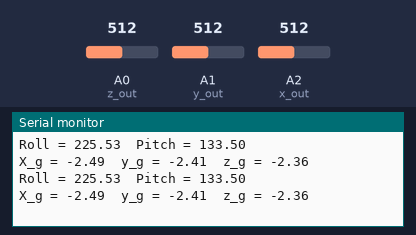
Bench run of a sketch on a simulated Arduino Uno, built with avr-gcc and run on an emulated ATmega328P. Shown: the last lines printed to the serial monitor. The inputs (shaded band) are chosen by the test bench; at power-on: A0 (z_out) = 512, A1 (y_out) = 512, A2 (x_out) = 512.

Above: at 1.2 s.
1.3 s: A0 (z_out) set to 490
At 1.82 s:
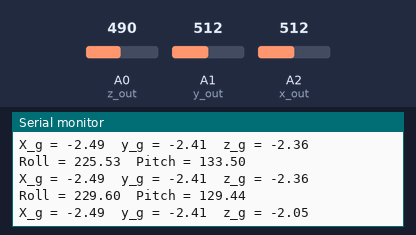
2.8 s: A1 (y_out) set to 490
At 2.83 s:
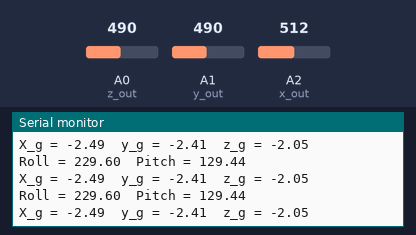
4.3 s: A2 (x_out) set to 490
At 4.33 s:
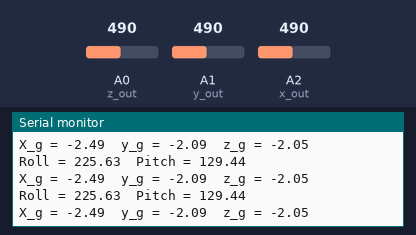
5.8 s: A0 (z_out) set to 510
At 5.83 s:
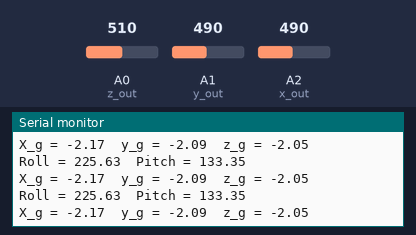
7.3 s: A1 (y_out) set to 510
At 7.34 s:
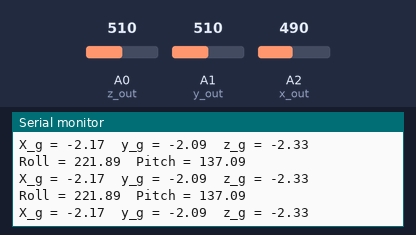
8.8 s: A2 (x_out) set to 510
At 8.84 s:
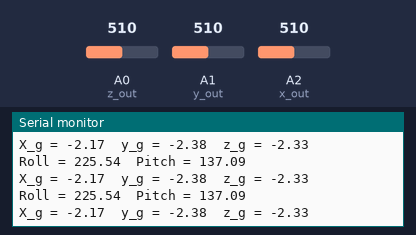
Timing chart, 0 to 11.3 s (numbered marks = the images above; inputs shaded):
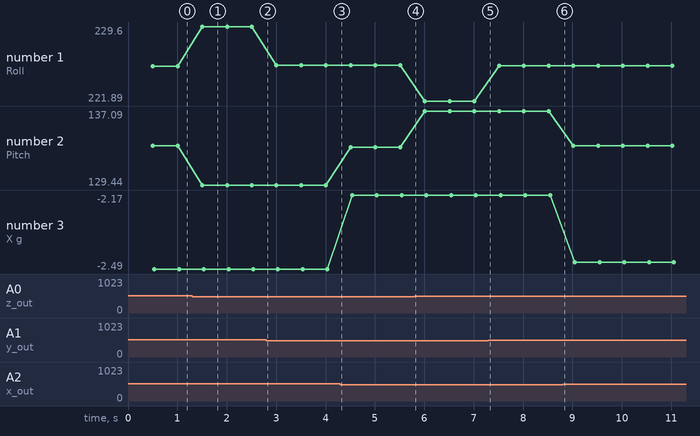

The sketch:

Accel.ino
```cpp
#include <math.h>
const int x_out = A2; /* connect x_out of module to A1 of UNO board */
const int y_out = A1; /* connect y_out of module to A2 of UNO board */
const int z_out = A0; /* connect z_out of module to A3 of UNO board */
unsigned long lastDisplay = 0;

void setup() {
  Serial.begin(9600);
  lastDisplay = millis();
}

void loop() {
  int x_adc_value, y_adc_value, z_adc_value;
  double x_g_value, y_g_value, z_g_value;
  double roll, pitch, yaw;
  x_adc_value = analogRead(x_out); /* Digital value of voltage on x_out pin */
  y_adc_value = analogRead(y_out); /* Digital value of voltage on y_out pin */
  z_adc_value = analogRead(z_out); /* Digital value of voltage on z_out pin */
  // Serial.print("x = ");
  // Serial.print(x_adc_value);
  // Serial.print("\t\t");
  // Serial.print("y = ");
  // Serial.print(y_adc_value);
  // Serial.print("\t\t");
  // Serial.print("z = ");
  // Serial.print(z_adc_value);
  // Serial.print("\t\t");
  //delay(100);

  x_g_value = ( ( ( (double)(x_adc_value * 5)/1024) - 1.665 ) / 0.335 ); /* Acceleration in x-direction in g units */
  y_g_value = ( ( ( (double)(y_adc_value * 5)/1024) - 1.675 ) / 0.343 ); /* Acceleration in y-direction in g units */
  z_g_value = ( ( ( (double)(z_adc_value * 5)/1024) - 1.693 ) / 0.3415 ); /* Acceleration in z-direction in g units */


  roll = ( ( (atan2(y_g_value,z_g_value) * 180) / 3.14 ) + 180 ); /* Formula for roll */
  pitch = ( ( (atan2(z_g_value,x_g_value) * 180) / 3.14 ) + 90 ); /* Formula for pitch */
  // yaw = ( ( (atan2(x_g_value,y_g_value) * 180) / 3.14 ) + 180 ); /* Formula for yaw */
  /* Not possible to measure yaw using accelerometer. Gyroscope must be used if yaw is also required */

  if (millis() - lastDisplay > 500) {
    lastDisplay = millis();
    Serial.print("Roll = ");
    Serial.print(roll);
    Serial.print("\t");
    Serial.print("Pitch = ");
    Serial.print(pitch);
    Serial.print("\n");
    // Serial.print("Yaw = ");
    // Serial.print(yaw);
    // Serial.print("\n\n");

    Serial.print("X_g = ");
    Serial.print(-x_g_value); //x, y and z values that are being printed are flipped for readability. (i.e. it aligns with positive directions on accelerometer.)
    Serial.print("\t");
    Serial.print("y_g = ");
    Serial.print(-y_g_value); //x, y and z values that are being printed are flipped for readability. (i.e. it aligns with positive directions on accelerometer.)
    Serial.print("\t");
    Serial.print("z_g = ");
    Serial.print(-z_g_value); //x, y and z values that are being printed are flipped for readability. (i.e. it aligns with positive directions on accelerometer.)
    Serial.print("\n\n");
  }


}
```

Measured:
- after the input at 1.3 s, the serial monitor: prints a new line after 0.20 s (image 1)
- plotted number 1: 225.53 → 229.6 after the input at 1.3 s, 229.6 → 225.63 after the input at 2.8 s, 225.63 → 221.89 after the input at 5.8 s, 221.89 → 225.54 after the input at 7.3 s
- plotted number 2: 133.5 → 129.44 after the input at 1.3 s, 129.44 → 133.35 after the input at 4.3 s, 133.35 → 137.09 after the input at 5.8 s, 137.09 → 133.48 after the input at 8.8 s
- plotted number 3: -2.49 → -2.17 after the input at 4.3 s, -2.17 → -2.46 after the input at 8.8 s
